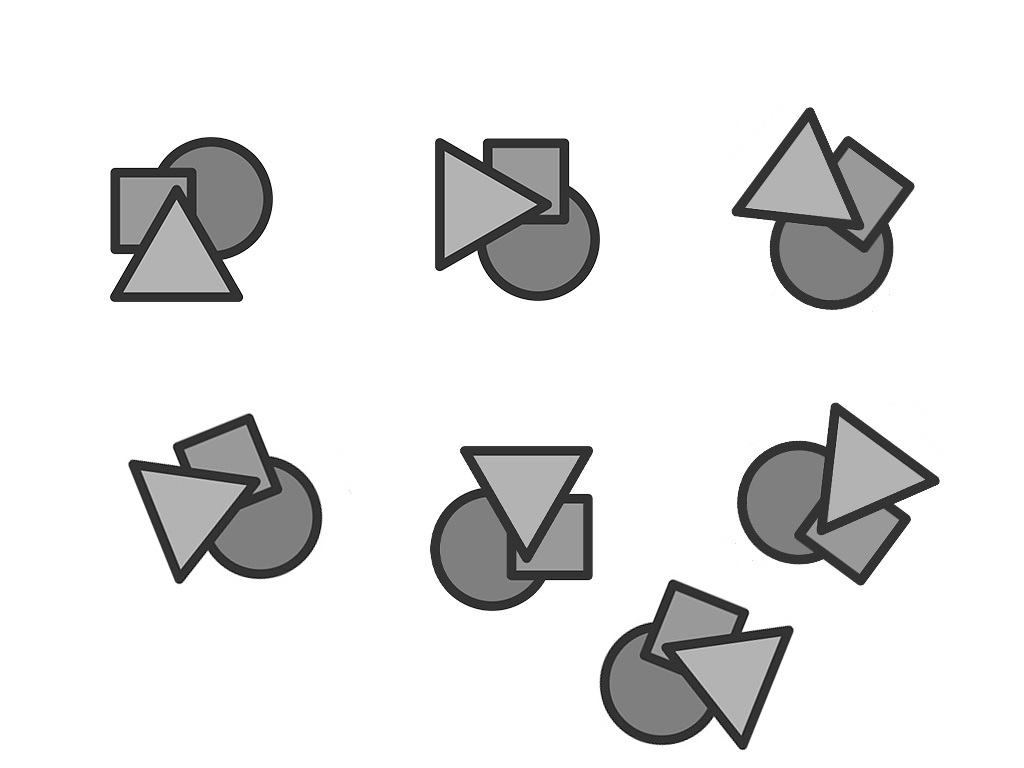
#> input picture Development/PriviuosExperimnets/14469247178620178.jpg, 1024 x 768 px
$ python approach_1.py
#> lines starting #> are read from the running program, lines starting #| are printed output that depends on the picture; after the words box and inside, x2 and y2 are one past the last pixel; in counts of white or black regions, pixels touching at a corner belong together; long printed decimals are rounded
import cv2
import numpy as np
import math

# [5 lines of commented-out code are left out]

from datetime import datetime

now = datetime.now()

current_time = now.strftime("%H:%M:%S")


cap = cv2.imread("14469247178620178.jpg")
#> cap is the input picture: shape (768, 1024, 3); mean B, G, R 228.5, 228.5, 228.5

def nothing(x):
  pass

# create slider
cv2.namedWindow("Trackbars")
hh='Max'
hl='Min'
wnd = 'Colorbars'

cv2.createTrackbar("threshold", "Trackbars", 150, 255, nothing)
cv2.createTrackbar("Houghlines", "Trackbars", 255, 255, nothing)


while True:
    # ret, frame = cap.read()

    frame = cv2.imread("Capture.PNG", cv2.IMREAD_COLOR)
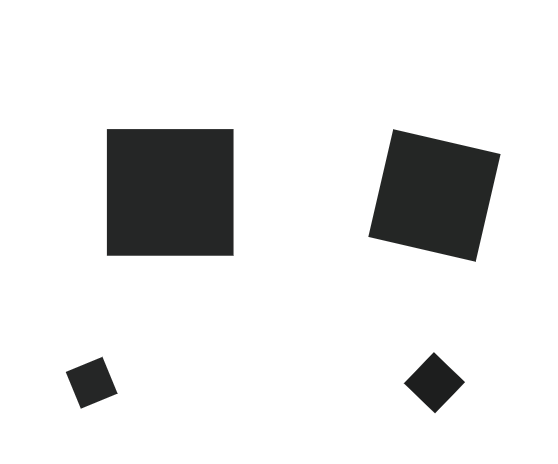
#> input picture Development/PriviuosExperimnets/Capture.PNG, 558 x 464 px
#> frame is the input picture: shape (464, 558, 3); mean B, G, R 228.3, 228.4, 228.2

    scale_percent = 100 # percent of original size
    width = int(frame.shape[1] * scale_percent / 100)
#> width = 558
    height = int(frame.shape[0] * scale_percent / 100)
#> height = 464
    dim = (width, height)
#> dim = (558, 464)

    # resize image
    frame = cv2.resize(frame, dim, interpolation = cv2.INTER_AREA)

    # create sliders for variables
    l_v = cv2.getTrackbarPos("threshold", "Trackbars")
    u_v = cv2.getTrackbarPos("Houghlines", "Trackbars")

    #convert frame to Black and White
    bw = cv2.cvtColor(frame, cv2.COLOR_BGR2GRAY)

    #convert Black and White to binary image
    ret,thresh4 = cv2.threshold(bw,l_v,255,cv2.THRESH_BINARY)
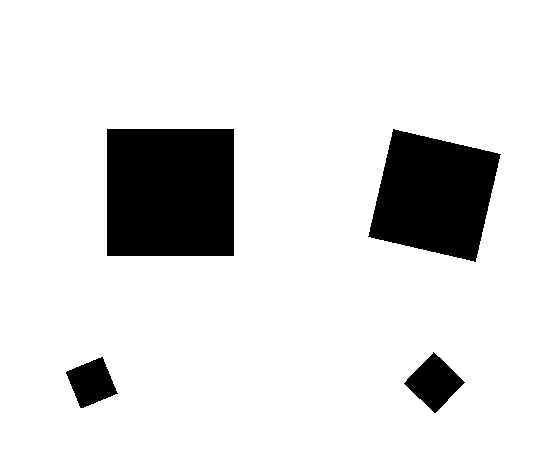
#> thresh4: shape (464, 558); 87.7% white; 4 black regions
#> ret = 150

    #find the contours in thresh4
    contours, hierarchy = cv2.findContours(thresh4, cv2.RETR_LIST, cv2.CHAIN_APPROX_NONE)
#> contours = 5 contours; box (x1, y1, x2, y2) and area: (0, 0, 558, 464) 257891, (106, 128, 235, 257) 16382, (367, 128, 502, 263) 12405, (403, 351, 466, 414) 1946, (65, 356, 119, 409) 1658
    # cv2.drawContours(frame, contours, -1, (0, 255, 0), 3)
    #calculate with contour
    for contour in contours:

        #calculate area and moment of each contour
        area = cv2.contourArea(contour)
        M = cv2.moments(contour)

        if M["m00"] > 0:
            cX = int(M["m10"] / M["m00"])
            cY = int(M["m01"] / M["m00"])

        print(area)
        #Use contour if size is bigger then 1000 and smaller then 50000
        if area > 1000:
            if area <50000:
                approx = cv2.approxPolyDP(contour, 0.001*cv2.arcLength(contour, True), True)
                #draw contour
                cv2.drawContours(frame, contour, -1, (0, 255, 0), 3)
                #draw circle on center of contour
                cv2.circle(frame, (cX, cY), 7, (255, 255, 255), -1)
                perimeter = cv2.arcLength(contour,True)
                approx = cv2.approxPolyDP(contour, 0.04 * perimeter, True)
                #fit elipse
                _ ,_ ,angle = cv2.fitEllipse(contour)
                P1x = cX
                P1y = cY
                length = 35
                # angle =0

                #calculate vector line at angle of bounding box
                P2x = int(P1x + length * math.cos(math.radians(angle)))
                P2y = int(P1y + length * math.sin(math.radians(angle)))
                 #draw vector line
                cv2.line(frame,(cX, cY),(P2x,P2y),(255,255,255),5)

                #output center of contour
                print  (P1x , P2y, angle)
                # a = "(" +str(P1x)+", "+str(P2y)+ ", "+ str(round(angle))+ ")"
                a = str(round(angle))
                #detect bounding box
                rect = cv2.minAreaRect(contour)
                box = cv2.boxPoints(rect)
                box = np.int0(box)
                #draw bounding box
                cv2.drawContours(frame, [box],0,(0,0,255),2)
                cv2.putText(frame, a,  (P1x, P2y-50), cv2.FONT_HERSHEY_SIMPLEX, 0.9, (0,0,0), 2)

                #Detect Hull
                hull = cv2.convexHull(contour)
#> this loop made 5 passes
#> (area, cX, cY, perimeter, angle, P1x, P1y) on passes 1 to 4: (1658, 91, 382, 173.7, 87.61, 91, 382), (1945.5, 433, 382, 177.1, 169.9, 433, 382), (12405, 433, 194, 475.1, 10.23, 433, 194), (16382, 170, 192, 509.7, 0, 170, 192)
#> (area, cX, cY) on pass 5: (257891, 278, 231)
#| 1658.0
#| 91 416 87.610
#| 1945.5
#| 433 388 169.870
#| 12405.0
#| 433 200 10.226
#| 16382.0
#| 170 192 0.0
#| 257891.0
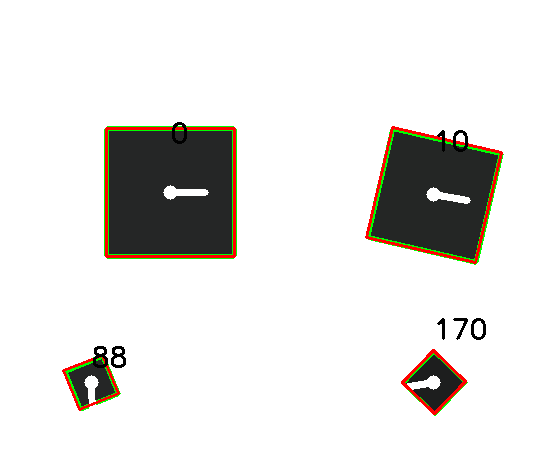
#> frame: shape (464, 558, 3); 3.23% of pixels changed, all inside (x1, y1, x2, y2) = (62, 122, 504, 416)
                #draw line
                #img_hull = cv2.drawContours(frame,[hull],0,(0,0,255),2)


      #print (angle)
    #    print (p)

    cv2.imshow("Frame", thresh4)
    key = cv2.waitKey(1)
#> (key Esc is pressed here)
    cv2.imwrite('thresh4.png',thresh4)
    key = cv2.waitKey(1)
#> (key Esc is pressed here)
    cv2.imshow("bw2", frame)
    key = cv2.waitKey(1)
#> (key Esc is pressed here)


    cv2.imwrite("12345.png",frame)
    key = cv2.waitKey(1)
#> (key Esc is pressed here)
    key = cv2.waitKey(1)
#> (key Esc is pressed here)
    #if key == 27:
     #   break
    break
    #cap.release()
    # cv2.destroyAllWindows()
